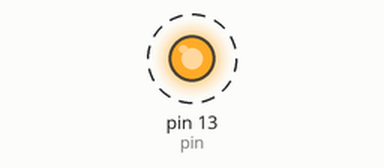
Bench run of a sketch on a simulated Arduino Uno, built with avr-gcc and run on an emulated ATmega328P. Shown: output pins drawn as LEDs (lit = HIGH). Dashed ring = blinking.

Above: at 0.2 s.
Timing chart, 0 to 3.0 s (numbered marks = the images above):
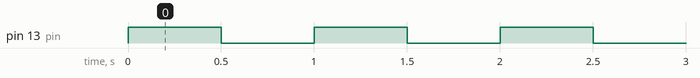

Measured:
- by itself, pin 13 (pin): alternates HIGH for 0.50 s and LOW for 0.50 s

The sketch:

ejer1.ino
```cpp
int pin = 13;

void setup() {
  pinMode(pin, OUTPUT);  // Set pin as OUTPUT
}

void loop() {
  // Call the bucleLed function to blink the LED
  bucleLed(pin);
}

void bucleLed(int codigo) {
  digitalWrite(codigo, HIGH);  // Turn the LED on
  delay(500);                  // Wait for 500 milliseconds
  digitalWrite(codigo, LOW);   // Turn the LED off
  delay(500);                  // Wait for 500 milliseconds
}
```
